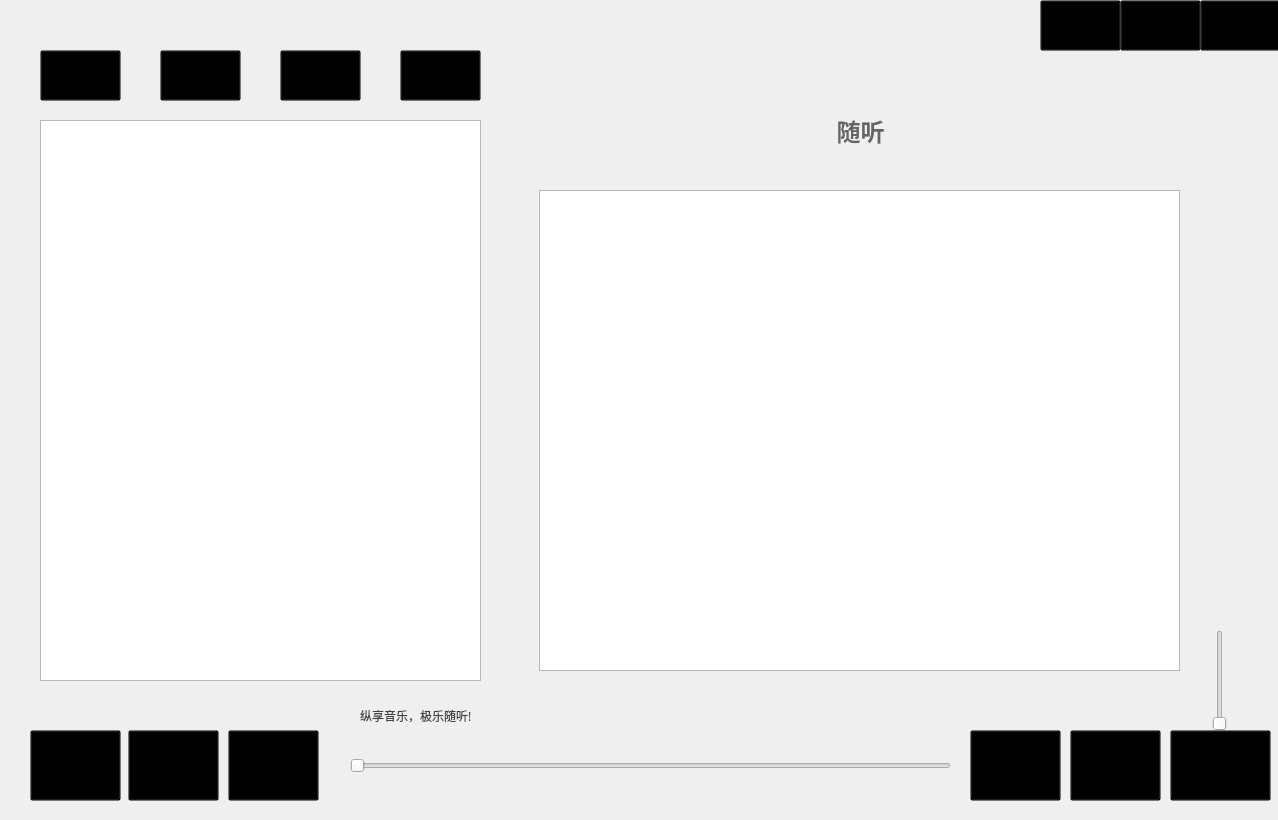
<?xml version="1.0" encoding="UTF-8"?>
<ui version="4.0">
 <class>Music</class>
 <widget class="QWidget" name="Music">
  <property name="geometry">
   <rect>
    <x>0</x>
    <y>0</y>
    <width>1278</width>
    <height>820</height>
   </rect>
  </property>
  <property name="minimumSize">
   <size>
    <width>1278</width>
    <height>820</height>
   </size>
  </property>
  <property name="maximumSize">
   <size>
    <width>1278</width>
    <height>820</height>
   </size>
  </property>
  <property name="windowTitle">
   <string>Music</string>
  </property>
  <widget class="QLabel" name="labelSongName">
   <property name="geometry">
    <rect>
     <x>550</x>
     <y>100</y>
     <width>621</width>
     <height>61</height>
    </rect>
   </property>
   <property name="font">
    <font>
     <family>微软雅黑</family>
     <pointsize>18</pointsize>
     <weight>75</weight>
     <bold>true</bold>
    </font>
   </property>
   <property name="styleSheet">
    <string notr="true">color:rgb(100,100,100)</string>
   </property>
   <property name="text">
    <string>随听</string>
   </property>
   <property name="alignment">
    <set>Qt::AlignCenter</set>
   </property>
  </widget>
  <widget class="QPushButton" name="pushButtonDestroy">
   <property name="geometry">
    <rect>
     <x>1200</x>
     <y>0</y>
     <width>81</width>
     <height>51</height>
    </rect>
   </property>
   <property name="styleSheet">
    <string notr="true">background-color:transparent</string>
   </property>
   <property name="text">
    <string/>
   </property>
   <property name="iconSize">
    <size>
     <width>24</width>
     <height>24</height>
    </size>
   </property>
  </widget>
  <widget class="QPushButton" name="pushButtonLoop">
   <property name="geometry">
    <rect>
     <x>1070</x>
     <y>730</y>
     <width>91</width>
     <height>71</height>
    </rect>
   </property>
   <property name="styleSheet">
    <string notr="true">background-color:transparent</string>
   </property>
   <property name="text">
    <string/>
   </property>
   <property name="iconSize">
    <size>
     <width>39</width>
     <height>39</height>
    </size>
   </property>
  </widget>
  <widget class="QSlider" name="verticalSlider_2">
   <property name="geometry">
    <rect>
     <x>1210</x>
     <y>630</y>
     <width>20</width>
     <height>101</height>
    </rect>
   </property>
   <property name="orientation">
    <enum>Qt::Vertical</enum>
   </property>
  </widget>
  <widget class="QLabel" name="label_Time">
   <property name="geometry">
    <rect>
     <x>821</x>
     <y>720</y>
     <width>121</width>
     <height>31</height>
    </rect>
   </property>
   <property name="font">
    <font>
     <family>微软雅黑</family>
     <pointsize>9</pointsize>
     <weight>50</weight>
     <bold>false</bold>
    </font>
   </property>
   <property name="styleSheet">
    <string notr="true">color:rgb(66,66,66)</string>
   </property>
   <property name="text">
    <string/>
   </property>
   <property name="alignment">
    <set>Qt::AlignRight|Qt::AlignTrailing|Qt::AlignVCenter</set>
   </property>
  </widget>
  <widget class="QPushButton" name="pushButtonNextSong">
   <property name="geometry">
    <rect>
     <x>228</x>
     <y>730</y>
     <width>91</width>
     <height>71</height>
    </rect>
   </property>
   <property name="styleSheet">
    <string notr="true">background-color:transparent</string>
   </property>
   <property name="text">
    <string/>
   </property>
   <property name="iconSize">
    <size>
     <width>36</width>
     <height>36</height>
    </size>
   </property>
  </widget>
  <widget class="QPushButton" name="pushButtonMIN">
   <property name="geometry">
    <rect>
     <x>1120</x>
     <y>0</y>
     <width>81</width>
     <height>51</height>
    </rect>
   </property>
   <property name="styleSheet">
    <string notr="true">background-color:transparent</string>
   </property>
   <property name="text">
    <string/>
   </property>
   <property name="iconSize">
    <size>
     <width>24</width>
     <height>24</height>
    </size>
   </property>
  </widget>
  <widget class="QSlider" name="horizontalSlider">
   <property name="geometry">
    <rect>
     <x>350</x>
     <y>740</y>
     <width>601</width>
     <height>51</height>
    </rect>
   </property>
   <property name="orientation">
    <enum>Qt::Horizontal</enum>
   </property>
  </widget>
  <widget class="QPushButton" name="pushButtonLiking">
   <property name="geometry">
    <rect>
     <x>970</x>
     <y>730</y>
     <width>91</width>
     <height>71</height>
    </rect>
   </property>
   <property name="styleSheet">
    <string notr="true">background-color:transparent</string>
   </property>
   <property name="text">
    <string/>
   </property>
   <property name="iconSize">
    <size>
     <width>54</width>
     <height>54</height>
    </size>
   </property>
  </widget>
  <widget class="QStackedWidget" name="stackedWidget">
   <property name="geometry">
    <rect>
     <x>40</x>
     <y>120</y>
     <width>441</width>
     <height>561</height>
    </rect>
   </property>
   <property name="currentIndex">
    <number>0</number>
   </property>
   <widget class="QWidget" name="page">
    <widget class="QListWidget" name="listWidget">
     <property name="geometry">
      <rect>
       <x>0</x>
       <y>0</y>
       <width>441</width>
       <height>561</height>
      </rect>
     </property>
     <property name="styleSheet">
      <string notr="true">color:rgb(100,100,100)</string>
     </property>
    </widget>
   </widget>
   <widget class="QWidget" name="page_2">
    <widget class="QListWidget" name="listWidget_2">
     <property name="geometry">
      <rect>
       <x>0</x>
       <y>0</y>
       <width>441</width>
       <height>561</height>
      </rect>
     </property>
    </widget>
   </widget>
   <widget class="QWidget" name="page_3">
    <widget class="QListWidget" name="listWidget_3">
     <property name="geometry">
      <rect>
       <x>0</x>
       <y>0</y>
       <width>441</width>
       <height>561</height>
      </rect>
     </property>
    </widget>
   </widget>
  </widget>
  <widget class="QPushButton" name="pushButtonVolum">
   <property name="geometry">
    <rect>
     <x>1170</x>
     <y>730</y>
     <width>101</width>
     <height>71</height>
    </rect>
   </property>
   <property name="styleSheet">
    <string notr="true">background-color:transparent</string>
   </property>
   <property name="text">
    <string/>
   </property>
   <property name="iconSize">
    <size>
     <width>48</width>
     <height>48</height>
    </size>
   </property>
  </widget>
  <widget class="QStackedWidget" name="stackedWidget_2">
   <property name="geometry">
    <rect>
     <x>529</x>
     <y>190</y>
     <width>651</width>
     <height>481</height>
    </rect>
   </property>
   <widget class="QWidget" name="page_4">
    <widget class="QTextEdit" name="textEdit">
     <property name="geometry">
      <rect>
       <x>10</x>
       <y>0</y>
       <width>641</width>
       <height>481</height>
      </rect>
     </property>
     <property name="font">
      <font>
       <family>微软雅黑</family>
       <pointsize>12</pointsize>
       <weight>50</weight>
       <bold>false</bold>
      </font>
     </property>
     <property name="styleSheet">
      <string notr="true"/>
     </property>
     <property name="readOnly">
      <bool>true</bool>
     </property>
    </widget>
    <widget class="QLabel" name="label_2">
     <property name="geometry">
      <rect>
       <x>200</x>
       <y>170</y>
       <width>271</width>
       <height>61</height>
      </rect>
     </property>
     <property name="font">
      <font>
       <family>微软雅黑</family>
       <pointsize>14</pointsize>
      </font>
     </property>
     <property name="styleSheet">
      <string notr="true"/>
     </property>
     <property name="text">
      <string/>
     </property>
     <property name="alignment">
      <set>Qt::AlignCenter</set>
     </property>
    </widget>
   </widget>
   <widget class="QWidget" name="page_5">
    <widget class="QLabel" name="label_3">
     <property name="geometry">
      <rect>
       <x>170</x>
       <y>60</y>
       <width>341</width>
       <height>341</height>
      </rect>
     </property>
     <property name="text">
      <string/>
     </property>
    </widget>
   </widget>
  </widget>
  <widget class="QPushButton" name="pushButtonHome">
   <property name="geometry">
    <rect>
     <x>40</x>
     <y>50</y>
     <width>81</width>
     <height>51</height>
    </rect>
   </property>
   <property name="styleSheet">
    <string notr="true">background-color:transparent</string>
   </property>
   <property name="text">
    <string/>
   </property>
   <property name="iconSize">
    <size>
     <width>36</width>
     <height>36</height>
    </size>
   </property>
  </widget>
  <widget class="QPushButton" name="pushButtonLastSong">
   <property name="geometry">
    <rect>
     <x>30</x>
     <y>730</y>
     <width>91</width>
     <height>71</height>
    </rect>
   </property>
   <property name="styleSheet">
    <string notr="true">background-color:transparent</string>
   </property>
   <property name="text">
    <string/>
   </property>
   <property name="iconSize">
    <size>
     <width>36</width>
     <height>36</height>
    </size>
   </property>
  </widget>
  <widget class="QPushButton" name="pushButtonAdd">
   <property name="geometry">
    <rect>
     <x>400</x>
     <y>50</y>
     <width>81</width>
     <height>51</height>
    </rect>
   </property>
   <property name="styleSheet">
    <string notr="true">background-color:transparent</string>
   </property>
   <property name="text">
    <string/>
   </property>
   <property name="iconSize">
    <size>
     <width>36</width>
     <height>36</height>
    </size>
   </property>
  </widget>
  <widget class="QPushButton" name="pushButtonUsed">
   <property name="geometry">
    <rect>
     <x>280</x>
     <y>50</y>
     <width>81</width>
     <height>51</height>
    </rect>
   </property>
   <property name="styleSheet">
    <string notr="true">background-color:transparent</string>
   </property>
   <property name="text">
    <string/>
   </property>
   <property name="iconSize">
    <size>
     <width>36</width>
     <height>36</height>
    </size>
   </property>
  </widget>
  <widget class="QLabel" name="label">
   <property name="geometry">
    <rect>
     <x>360</x>
     <y>700</y>
     <width>421</width>
     <height>31</height>
    </rect>
   </property>
   <property name="font">
    <font>
     <family>微软雅黑</family>
     <weight>50</weight>
     <bold>false</bold>
    </font>
   </property>
   <property name="styleSheet">
    <string notr="true">color:rgb(66,66,66)</string>
   </property>
   <property name="text">
    <string>纵享音乐，极乐随听!</string>
   </property>
  </widget>
  <widget class="QPushButton" name="pushButtonLike">
   <property name="geometry">
    <rect>
     <x>160</x>
     <y>50</y>
     <width>81</width>
     <height>51</height>
    </rect>
   </property>
   <property name="styleSheet">
    <string notr="true">background-color:transparent</string>
   </property>
   <property name="text">
    <string/>
   </property>
   <property name="iconSize">
    <size>
     <width>36</width>
     <height>36</height>
    </size>
   </property>
  </widget>
  <widget class="QPushButton" name="pushButtonSuspectSong">
   <property name="geometry">
    <rect>
     <x>128</x>
     <y>730</y>
     <width>91</width>
     <height>71</height>
    </rect>
   </property>
   <property name="styleSheet">
    <string notr="true">background-color:transparent</string>
   </property>
   <property name="text">
    <string/>
   </property>
   <property name="iconSize">
    <size>
     <width>40</width>
     <height>40</height>
    </size>
   </property>
  </widget>
  <widget class="QPushButton" name="pushButtonTheme">
   <property name="geometry">
    <rect>
     <x>1040</x>
     <y>0</y>
     <width>81</width>
     <height>51</height>
    </rect>
   </property>
   <property name="styleSheet">
    <string notr="true">background-color:transparent</string>
   </property>
   <property name="text">
    <string/>
   </property>
   <property name="iconSize">
    <size>
     <width>24</width>
     <height>24</height>
    </size>
   </property>
  </widget>
 </widget>
 <resources/>
 <connections/>
</ui>
